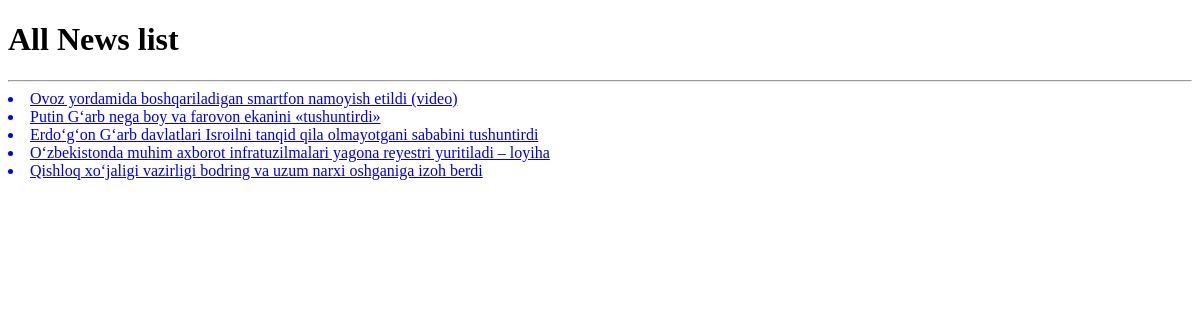
/yangiliklar/, run on an earlier commit of the app's database.
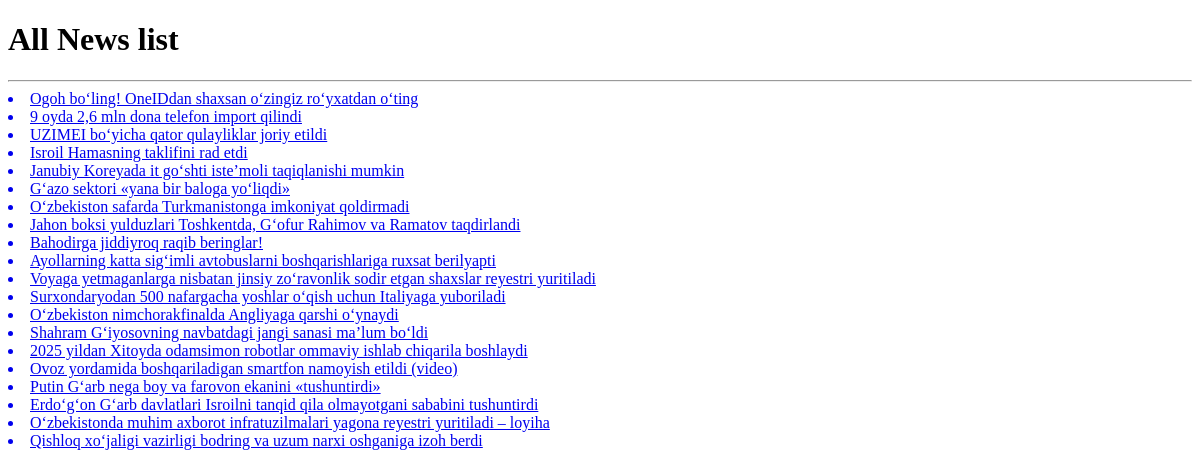
And on a later commit of the database.
### newsApp/models.py (models this page shows, shortened)
class News(models.Model):
    title = models.CharField(max_length=255)
    slug = models.SlugField(max_length=255)
    body = models.TextField()
    image = models.ImageField(upload_to='news')
    category = models.ForeignKey(Category, on_delete=models.CASCADE)
    publish_time = models.DateTimeField(default=timezone.now)
    created_time = models.DateTimeField(auto_now_add=True)
    updated_time = models.DateTimeField(auto_now=True)
    class Status(models.TextChoices):
        Draft = "DF", "Draft"
        Published = "PB", "Published"
    status = models.CharField(
        max_length=2,
        choices=Status.choices,
        default=Status.Draft
    )
    objects = models.Manager()
    published = PublishManager()
    class Meta:
        ordering = ["-publish_time"]

### newsApp/views.py (the view)
# urls.py: path('yangiliklar/', news_list, name="news-list"),
def news_list(request):
    news_list = News.published.all()
    context = {
        "news_list": news_list
    }
    return render(request, 'news/news_list.html', context=context)

### newsApp/context_processor.py (called while the page is built)
def latest_news(request):
    latest_news = News.published.all().order_by('-publish_time')[:10]
    context = {
        'latest_news': latest_news,
        'now_time': datetime.now().strftime(" %B %d, %Y"),
        'top_categories': Category.objects.all()[::-1][:10]
    }
    return context

### newsApp/models.py (called while the page is built)
    def get_queryset(self):
        return super().get_queryset().filter(status=News.Status.Published)

### templates/news/news_list.html (shortened to what this page needs)
<!DOCTYPE html>
<html lang="en">
<head>
</head>
<body>
<h1>
    All News list
</h1>
<hr>
{% for news in news_list %}
<a href="{% url 'news-detail' news.id %}">
    <li>
        {{news.title}}
    </li>
</a>
{% endfor %}
</body>
</html>

What changed in the data, as far as the page shows it:
added News: title "Ogoh bo‘ling! OneIDdan shaxsan o‘zingiz ro‘yxatdan o‘ting"
added News: title "9 oyda 2,6 mln dona telefon import qilindi"
added News: title "UZIMEI bo‘yicha qator qulayliklar joriy etildi"
added News: title "Isroil Hamasning taklifini rad etdi"
added News: title "Janubiy Koreyada it go‘shti iste’moli taqiqlanishi mumkin"
added News: title "G‘azo sektori «yana bir baloga yo‘liqdi»"
added News: title "O‘zbekiston safarda Turkmanistonga imkoniyat qoldirmadi"
added News: title "Jahon boksi yulduzlari Toshkentda, G‘ofur Rahimov va Ramatov taqdirlandi"
added News: title "Bahodirga jiddiyroq raqib beringlar!"
added News: title "Ayollarning katta sig‘imli avtobuslarni boshqarishlariga ruxsat berilyapti"
added News: title "Voyaga yetmaganlarga nisbatan jinsiy zo‘ravonlik sodir etgan shaxslar reyestri yuritiladi"
added News: title "Surxondaryodan 500 nafargacha yoshlar o‘qish uchun Italiyaga yuboriladi"
added News: title "O‘zbekiston nimchorakfinalda Angliyaga qarshi o‘ynaydi"
added News: title "Shahram G‘iyosovning navbatdagi jangi sanasi ma’lum bo‘ldi"
added News: title "2025 yildan Xitoyda odamsimon robotlar ommaviy ishlab chiqarila boshlaydi"
